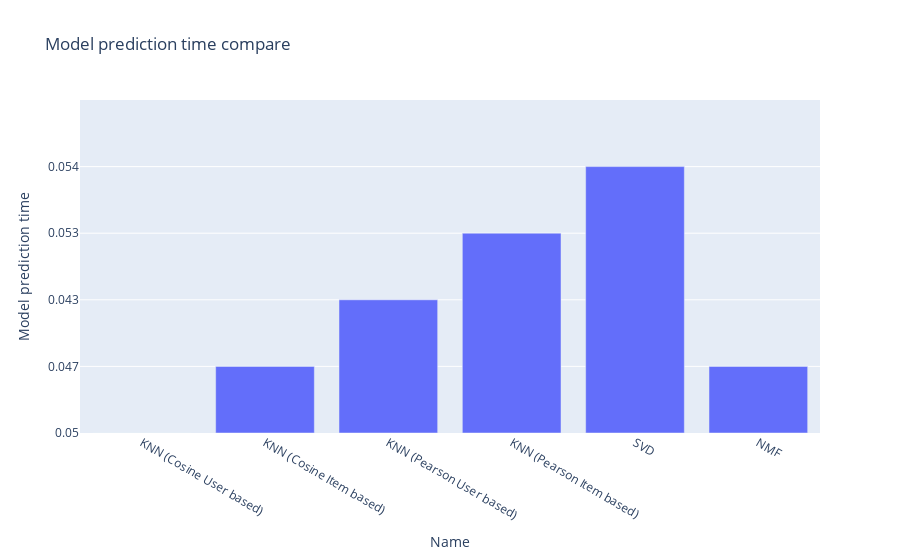

Notebook source saved alongside this figure:
### Code cell
import plotly.express as px
fig = px.bar(plot_benchmark, x='Name', y='Model prediction time', range_y=[0,5], title="Model prediction time compare")
fig.show()

### Figure 1 — Plotly figure (JSON) as saved in the notebook; plotly's stock layout.template omitted (floating-point values rounded to 4 significant figures)
{"data": [{"alignmentgroup": "True", "hovertemplate": "Name=%{x}<br>Model prediction time=%{y}<extra></extra>", "legendgroup": "", "marker": {"color": "#636efa"}, "name": "", "offsetgroup": "", "orientation": "v", "showlegend": false, "textposition": "auto", "type": "bar", "x": ["KNN (Cosine User based)", "KNN (Cosine Item based)", "KNN (Pearson User based)", "KNN (Pearson Item based)", "SVD", "NMF"], "xaxis": "x", "y": ["0.05", "0.047", "0.043", "0.053", "0.054", "0.047"], "yaxis": "y"}], "layout": {"barmode": "relative", "legend": {"tracegroupgap": 0}, "title": {"text": "Model prediction time compare"}, "xaxis": {"anchor": "y", "domain": [0, 1], "title": {"text": "Name"}}, "yaxis": {"anchor": "x", "domain": [0, 1], "range": [0, 5], "title": {"text": "Model prediction time"}}}}
